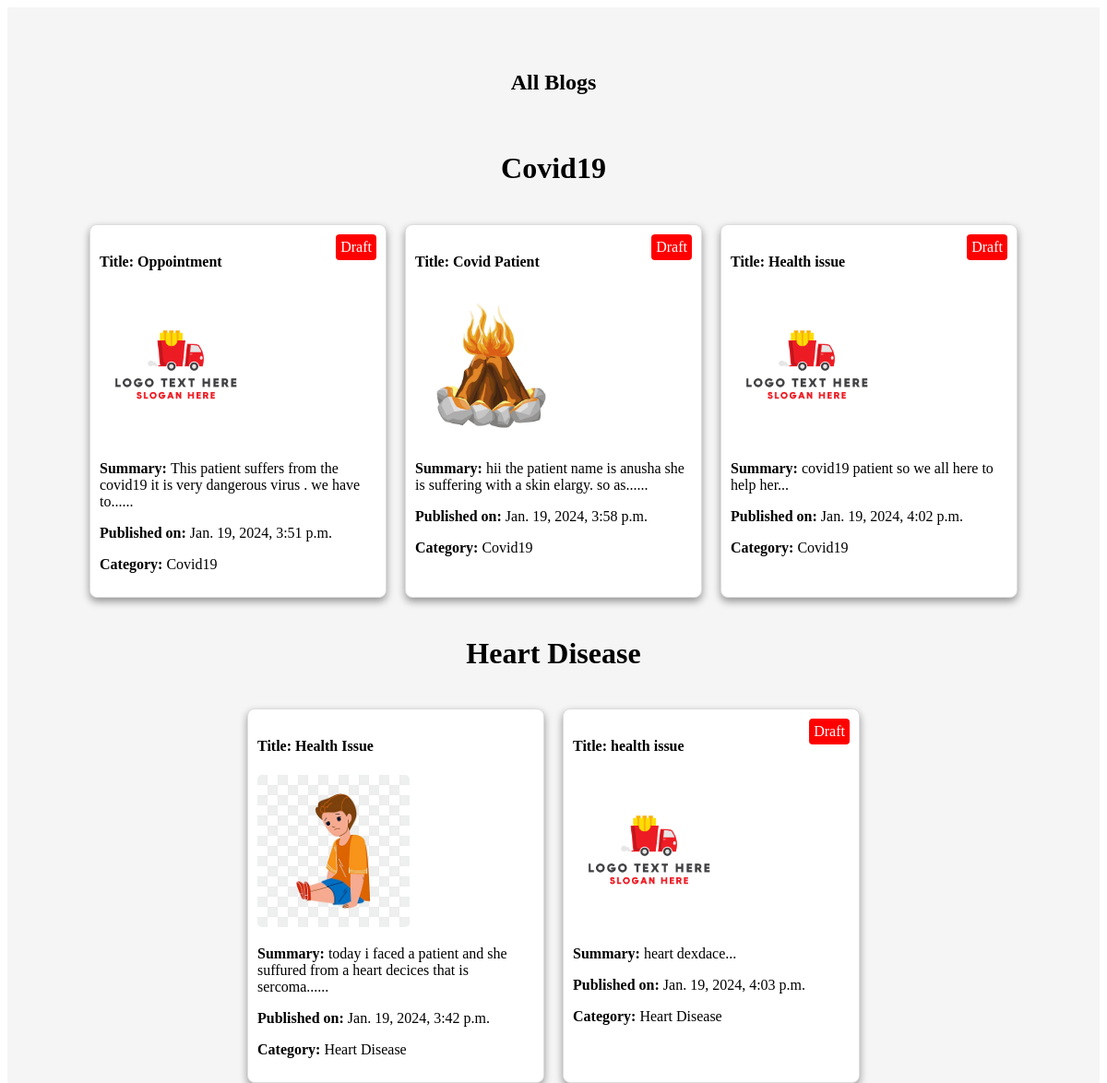
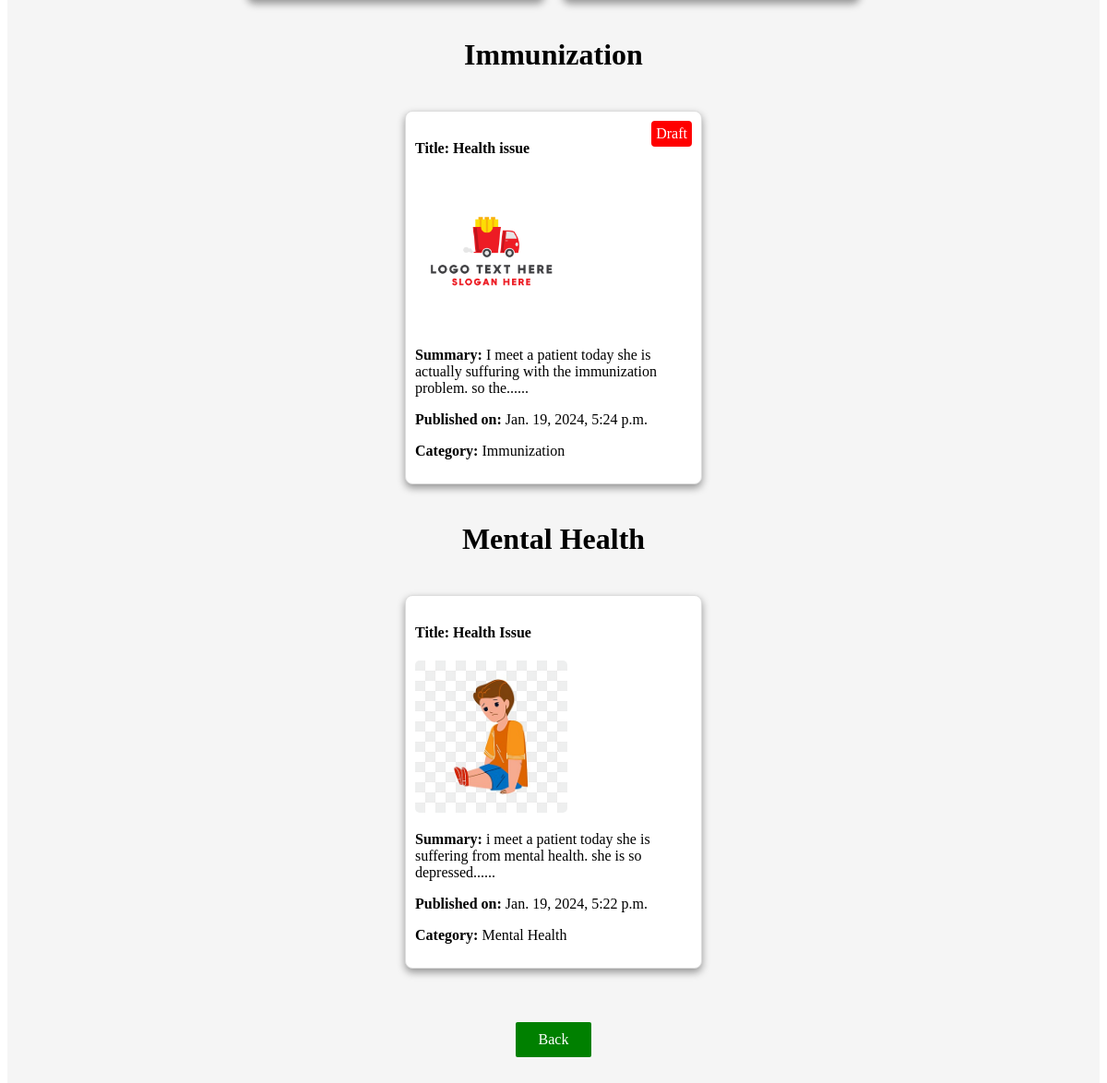
The app's page /all_blogs/ (signed in) with its own data (2 pictures, top to bottom).
### user_auth/models.py (models this page shows, shortened)
class BlogPost(models.Model):
    title = models.CharField(max_length=255)
    image = models.ImageField(upload_to='blog_images/', null=True, blank=True)
    category_types = [('Mental Health', 'Mental Health'), ('Heart Disease', 'Heart Disease'),('Covid19','Covid19'),('Immunization','Immunization')]
    category = models.CharField(max_length=100,choices=category_types)
    summary = models.TextField()
    content = models.TextField()
    is_draft = models.BooleanField(default=False)
    author = models.ForeignKey('CustomUser', on_delete=models.CASCADE)  # Assuming CustomUser is the doctor model
    created_at = models.DateTimeField(auto_now_add=True)
    def truncated_summary(self):
        return ' '.join(self.summary.split()[:15]) + ('...' if len(self.summary.split()) > 15 else '')

### user_auth/views.py (the view)
# urls.py: path('all_blogs/', views.all_blogs, name='all_blogs'),
def all_blogs(request):
    blog_posts = BlogPost.objects.filter(author__user_type='doctor').order_by('category')
    organized_blog_posts = {category: list(posts) for category, posts in groupby(blog_posts, key=lambda x: x.category)}
    return render(request, 'all_blogs.html', {'organized_blog_posts': organized_blog_posts})

### user_auth/templates/all_blogs.html (shortened to what this page needs)
{% extends 'base.html' %}
{% block content %}
<div class="blog_board">
    <h2>All Blogs</h2>
    {% if organized_blog_posts %}
        {% for category, posts in organized_blog_posts.items %}
            <div class="category-container">
                <h1>{{ category }}</h1>
                <div class="card-container">
                    {% for post in posts %}
                        <div class="card">
                            <h4>Title: {{ post.title }}</h4>
                            <img src="{{ post.image.url }}" alt="{{ post.title }}">
                            <p><strong>Summary: </strong>{{ post.truncated_summary }}...</p>
                            <p><strong>Published on: </strong>{{ post.created_at }}</p>
                            <p><strong>Category: </strong>{{post.category}}</p>
                            {% if post.is_draft and user.user_type == 'doctor' %}
                                <span class="draft-label">Draft</span>
                            {% endif %}
                        </div>
                    {% endfor %}
                </div>
            </div>
        {% endfor %}
    {% else %}
        <p>No blogs available.</p>
    {% endif %}
    <br>
    <a class="login_button" href="{% url 'dashboard' %}">Back</a>
</div>
{% endblock %}

### user_auth/templates/base.html (style rules this page uses)
.login_button { text-decoration: none; background-color: green; color: white; padding: 10px 25px; border-radius: 2px; outline: none; border: none; cursor: pointer; }

### user_auth/templates/all_blogs.html (style rules this page uses)
.blog_board { background-color: whitesmoke; display: flex; flex-direction: column; padding: 3rem; align-items: center; gap: 20px; }
.card img { width: 165px; border-radius: 5px; }
.category-container { display: flex; flex-direction: column; gap: 20px; align-items: center; }
.card-container { display: flex; flex-wrap: wrap; gap: 20px; justify-content: center; }
.card { border: 1px solid #ddd; background-color: white; border-radius: 8px; padding: 10px; box-shadow: 0 4px 8px rgba(0, 0, 0, 0.4); width: 300px; position: relative; }
.draft-label { position: absolute; top: 10px; right: 10px; background-color: #f00; color: #fff; padding: 5px; border-radius: 4px; }

### records on screen
BlogPost: category "Covid19", title "Oppointment", image (picture), truncated_summary "This patient suffers from the covid19 it is very dangerous virus . we have to...", created_at "Jan. 19, 2024, 3:51 p.m.", is_draft "Draft"
BlogPost: title "Covid Patient", image (picture), truncated_summary "hii the patient name is anusha she is suffering with a skin elargy. so as...", created_at "Jan. 19, 2024, 3:58 p.m.", category "Covid19", is_draft "Draft"
BlogPost: title "Health issue", image (picture), truncated_summary "covid19 patient so we all here to help her", created_at "Jan. 19, 2024, 4:02 p.m.", category "Covid19", is_draft "Draft"
BlogPost: category "Heart Disease", title "Health Issue", image (picture), truncated_summary "today i faced a patient and she suffured from a heart decices that is sercoma...", created_at "Jan. 19, 2024, 3:42 p.m."
BlogPost: title "health issue", image (picture), truncated_summary "heart dexdace", created_at "Jan. 19, 2024, 4:03 p.m.", category "Heart Disease", is_draft "Draft"
BlogPost: category "Immunization", title "Health issue", image (picture), truncated_summary "I meet a patient today she is actually suffuring with the immunization problem. so the...", created_at "Jan. 19, 2024, 5:24 p.m.", is_draft "Draft"
BlogPost: category "Mental Health", title "Health Issue", image (picture), truncated_summary "i meet a patient today she is suffering from mental health. she is so depressed...", created_at "Jan. 19, 2024, 5:22 p.m."
